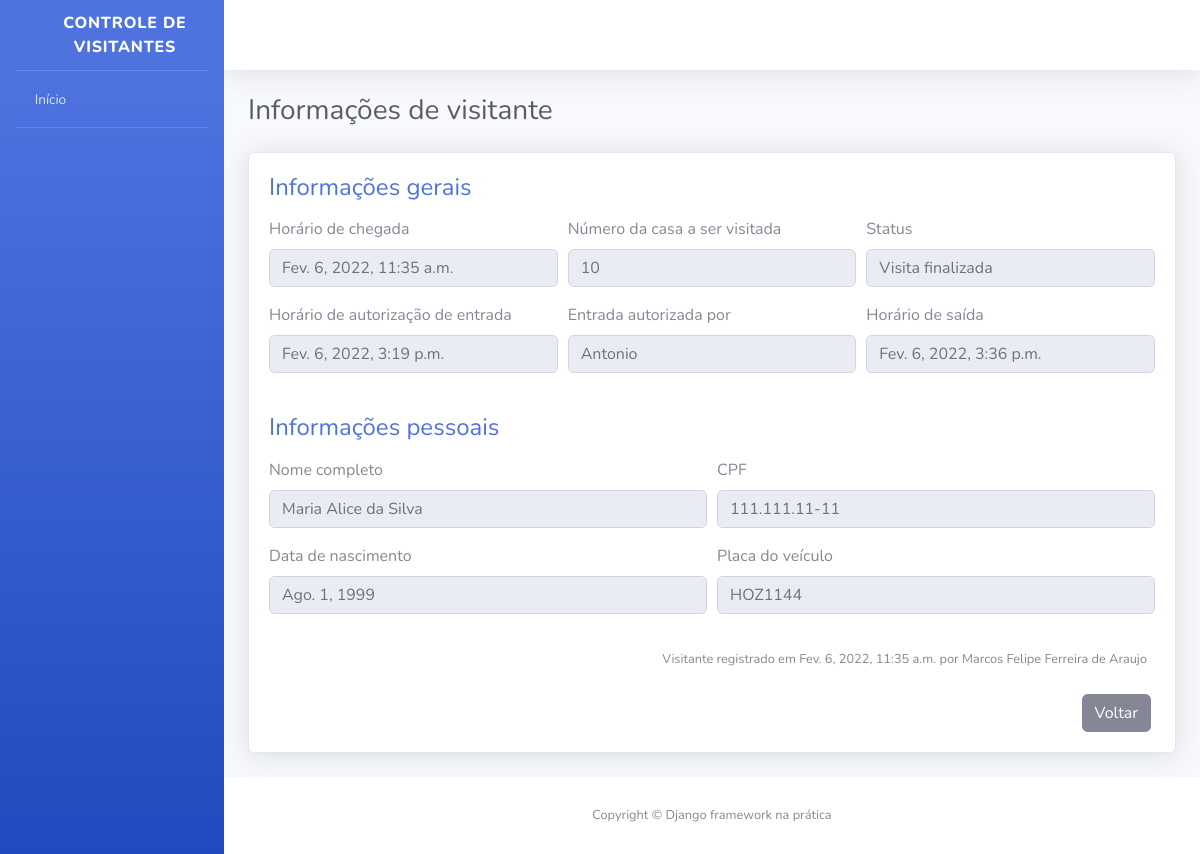
Screenshot of /visitantes/9/ (signed in) with the database file from the repository.
### apps/visitantes/models.py (models this page shows, shortened)
class Visitante(models.Model):
    STATUS_VISITANTE = [
        ("AGUARDANDO", "Aguardando autorização"),
        ("EM_VISITA", "Em visita"),
        ("FINALIZADO", "Visita finalizada")
    ]
    status = models.CharField(
        verbose_name="Status",
        max_length=10,
        choices=STATUS_VISITANTE,
        default="AGUARDANDO"
    )
    nome_completo = models.CharField(
        verbose_name="Nome completo",
        max_length=194,
    )
    cpf = models.CharField(
        verbose_name="CPF",
        max_length=11
    )
    data_nascimento = models.DateField(
        verbose_name="Data de nascimento",
        auto_now=False,
        auto_now_add=False,
    )
    numero_da_casa = models.PositiveSmallIntegerField(
        verbose_name="Número da casa a ser visitada",
    )
    placa_veiculo = models.CharField(
        verbose_name="Placa do veículo",
        max_length=7,
        blank=True,
        null=True,
    )
    horario_chegada = models.DateTimeField(
        verbose_name="Horário de chegada a portaria",
        auto_now_add=True,
    )
    horario_saida = models.DateTimeField(
        verbose_name="Horário de saída do condomínio",
        auto_now=False,
        blank=True,
        null=True,
    )
    horario_autorizacao = models.DateTimeField(
        verbose_name="Horário de autorização de entrada",
        auto_now=False,
        blank=True,
        null=True,
    )
    morador_responsavel = models.CharField(
        verbose_name="Nome do morador responsável por autorizar a entrada do visitante",
        max_length=194,
        blank=True
    )
    registrado_por = models.ForeignKey(
        "porteiros.Porteiro",
        verbose_name="Porteiro responsável pelo registro",
        on_delete=models.PROTECT
    )
    def get_horario_saida(self):
        if self.horario_saida:
            return self.horario_saida
        return "Horário de saída não registrado"
    def get_horario_autorizacao(self):
        if self.horario_autorizacao:
            return self.horario_autorizacao
        return "Visitante aguardando autorização"
    def get_morador_responsavel(self):
        if self.morador_responsavel:
            return self.morador_responsavel
        return "Visitante aguardando autorização"
    def get_placa_veiculo(self):
        if self.placa_veiculo:
            return self.placa_veiculo
        return "Veículo não registrado"
    def get_cpf(self):
        if self.cpf:
            cpf = str(self.cpf)
            cpf_parte_um = cpf[0:3]
            cpf_parte_dois = cpf[3:6]
            cpf_parte_tres = cpf[6:8]
            cpf_parte_quatro = cpf[9:]
            cpf_formatado = f"{cpf_parte_um}.{cpf_parte_dois}.{cpf_parte_tres}-{cpf_parte_quatro}"
            return cpf_formatado
    class Meta:
        verbose_name = "Visitante"
        verbose_name_plural = "Visitantes"
        db_table = "visitante"

### apps/porteiros/models.py (models this page shows)
class Porteiro(models.Model):
    usuario = models.OneToOneField(
        "usuarios.Usuario",
        verbose_name="Usuário",
        on_delete=models.PROTECT
    )
    nome_completo = models.CharField(
        verbose_name="Nome completo",
        max_length=194,
    )
    cpf = models.CharField(
        verbose_name="CPF",
        max_length=11,
    )
    telefone = models.CharField(
        verbose_name="Telefone de contato",
        max_length=11,
    )
    data_nascimento = models.DateField(
        verbose_name="Data de nascimento",
        auto_now=False,
        auto_now_add=False,
    )
    class Meta:
        verbose_name = "Porteiro"
        verbose_name_plural = "Porteiros"
        db_table = "porteiro"
    def __str__(self):
        return self.nome_completo

### apps/visitantes/views.py (the view, shortened to what this page needs)
@login_required
def informacoes_visitante(request, id):
    visitante = get_object_or_404(
        Visitante,
        id=id
    )
    form = AutorizaVisitanteForm()
    context = {
        "nome_pagina": "Informações de visitante",
        "visitante": visitante,
        "form": form
    }
    return render(request, "informacoes_visitante.html", context)

### apps/visitantes/forms.py
class AutorizaVisitanteForm(forms.ModelForm):
    morador_responsavel = forms.CharField(required=True)
    class Meta:
        model = Visitante
        fields = [
            "morador_responsavel"
        ]
        error_messages = {
            "morador_responsavel": {
                "required": "Por favor, informe o nome do morador responsável por autorizar a entrada do visitante"
            }
        }

### templates/informacoes_visitante.html (shortened to what this page needs)
{% extends "base.html" %}
{% load widget_tweaks %}
{% block conteudo %}
<div class="container">
    <div class="d-sm-flex align-items-center justify-content-between mb-4">
        <h1 class="h3 mb-0 text-gray-800">{{ nome_pagina }}</h1>
    </div>
    <div class="card shadow mb-4">
        <div class="card-body">
            <h4 class="mb-3 text-primary">
                Informações gerais
            </h4>
            <form>
                <div class="form-row">
                    <div class="form-group col-md-4">
                        <label>Horário de chegada</label>
                        <input type="text" class="form-control" value="{{ visitante.horario_chegada }}" disabled>
                    </div>
                    <div class="form-group col-md-4">
                        <label>Número da casa a ser visitada</label>
                        <input type="text" class="form-control" value="{{ visitante.numero_da_casa }}" disabled>
                    </div>
                    <div class="form-group col-md-4">
                        <label>Status</label>
                        <input type="text" class="form-control" value="{{ visitante.get_status_display }}" disabled>
                    </div>
                </div>
                <div class="form-row">
                    <div class="form-group col-md-4">
                        <label>Horário de autorização de entrada</label>
                        <input type="text" class="form-control" value="{{ visitante.get_horario_autorizacao }}" disabled>
                    </div>
                    <div class="form-group col-md-4">
                        <label>Entrada autorizada por</label>
                        <input type="text" class="form-control" value="{{ visitante.get_morador_responsavel }}" disabled>
                    </div>
                    <div class="form-group col-md-4">
                        <label>Horário de saída</label>
                        <input type="text" class="form-control" value="{{ visitante.get_horario_saida}}" disabled>
                    </div>
                </div>
            </form>
            <h4 class="mb-3 mt-4 text-primary">
                Informações pessoais
            </h4>
            <form>
                <div class="form-row">
                    <div class="form-group col-md-6">
                        <label>Nome completo</label>
                        <input type="text" class="form-control" value="{{ visitante.nome_completo }}" disabled>
                    </div>
                    <div class="form-group col-md-6">
                        <label>CPF</label>
                        <input type="text" class="form-control" value="{{ visitante.get_cpf }}" disabled>
                    </div>
                </div>
                <div class="form-row">
                    <div class="form-group col-md-6">
                        <label>Data de nascimento</label>
                        <input type="text" class="form-control" value="{{ visitante.data_nascimento }}" disabled>
                    </div>
                    <div class="form-group col-md-6">
                        <label>Placa do veículo</label>
                        <input type="text" class="form-control" value="{{ visitante.get_placa_veiculo }}" disabled>
                    </div>
                </div>
            </form>
            <p class="mr-2 mt-3 mb-4 text-right">
                <small>
                    Visitante registrado em {{ visitante.horario_chegada }} por {{ visitante.registrado_por }}
                </small>
            </p>
            <div class="mr-1 text-right">
                <a href="{% url 'index' %}" class="btn btn-secondary text-white" type="button">
                    <span class="text">Voltar</span>
                </a>
            </div>
        </div>
    </div>
</div>
{% endblock %}

### rows the page displays
Visitante: horario_chegada "Fev. 6, 2022, 11:35 a.m.", numero_da_casa "10", status "Visita finalizada", get_horario_autorizacao "Fev. 6, 2022, 3:19 p.m.", get_morador_responsavel "Antonio", get_horario_saida "Fev. 6, 2022, 3:36 p.m.", nome_completo "Maria Alice da Silva", get_cpf "111.111.11-11", data_nascimento "Ago. 1, 1999", get_placa_veiculo "HOZ1144", registrado_por "Marcos Felipe Ferreira de Araujo"

### other values shown
{{ nome_pagina }} "Informações de visitante"
